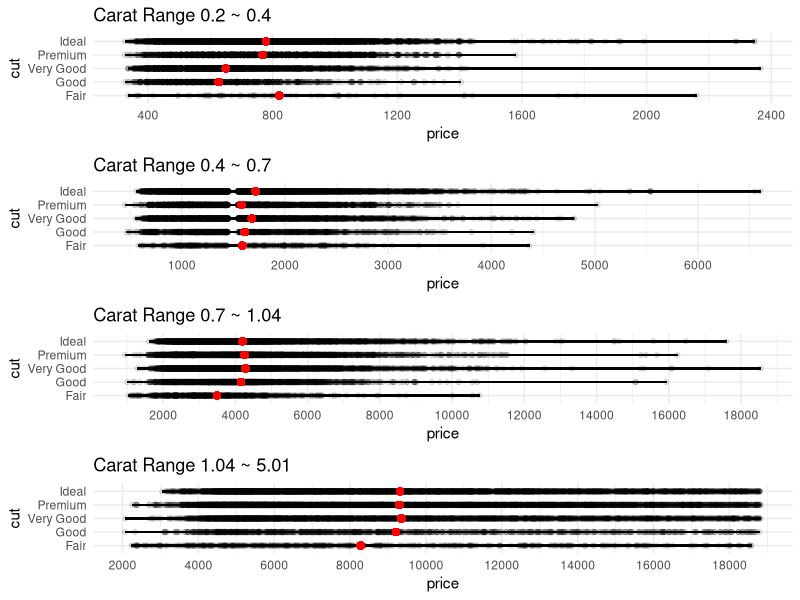

This figure's R source:
library(tidyverse)
library(gridExtra) 
data("diamonds")
diamonds$carat_range <- cut(diamonds$carat, 
    breaks = quantile(diamonds$carat), labels = c("I", "II", "III", "IV"))

I <- diamonds %>% filter(carat_range == "I") %>% group_by(cut) %>%
    mutate(mean_price = mean(price, na.rm = T), min_price = min(price), 
           max_price = max(price)) %>% ggplot(aes(price, cut)) +
     geom_segment(aes(x = min_price, xend = max_price, yend = cut), alpha = .5) +
     geom_point(alpha = .1) +
     geom_point(aes(x = mean_price), color = "red", size = 2) +
     theme_minimal() +
     ggtitle("Carat Range 0.2 ~ 0.4") +
     scale_x_continuous(breaks = c(400, 800, 1200, 1600, 2000, 2400), 
      minor_breaks = c(600, 1000, 1400, 1800, 2200))

 II <- diamonds %>% filter(carat_range == "II") %>% group_by(cut) %>%
    mutate(mean_price = mean(price, na.rm = T), min_price = min(price), 
           max_price = max(price)) %>% ggplot(aes(price, cut)) +
    geom_segment(aes(x = min_price, xend = max_price, yend = cut), alpha = .5) +
    geom_point(alpha = .1) +
    geom_point(aes(x = mean_price), color = "red", size = 2) +
    theme_minimal() +
    ggtitle("Carat Range 0.4 ~ 0.7") +
    scale_x_continuous(breaks = c(1000, 2000, 3000, 4000, 5000, 6000), 
                       minor_breaks = c(500, 1500, 2500, 3500, 4500, 
                        5500, 6500))
 
  III <- diamonds %>% filter(carat_range == "III") %>% group_by(cut) %>%
     mutate(mean_price = mean(price, na.rm = T), min_price = min(price), 
            max_price = max(price)) %>% ggplot(aes(price, cut)) +
     geom_segment(aes(x = min_price, xend = max_price, yend = cut), alpha = .5) +
     geom_point(alpha = .1) +
     geom_point(aes(x = mean_price), color = "red", size = 2) +
     theme_minimal() +
     ggtitle("Carat Range 0.7 ~ 1.04") +
     scale_x_continuous(breaks = c(2000, 4000, 6000, 8000, 10000, 12000,
                        14000, 16000, 18000), 
                        minor_breaks = c(1000, 3000, 5000, 7000, 9000, 
                        11000, 13000, 15000, 17000, 19000))
  
   IV <- diamonds %>% filter(carat_range == "IV") %>% group_by(cut) %>%
      mutate(mean_price = mean(price, na.rm = T), min_price = min(price), 
             max_price = max(price)) %>% ggplot(aes(price, cut)) +
      geom_segment(aes(x = min_price, xend = max_price, yend = cut), alpha = .5) +
      geom_point(alpha = .1) +
      geom_point(aes(x = mean_price), color = "red", size = 2) +
      theme_minimal() +
      ggtitle("Carat Range 1.04 ~ 5.01") +
      scale_x_continuous(breaks = c( 2000, 4000, 6000, 8000, 10000,
                        12000, 14000, 16000, 18000), 
                         minor_breaks = c(3000, 5000, 7000, 9000,
                        11000, 13000, 15000, 17000, 19000))
   
   plot <- grid.arrange(I, II, III, IV, ncol = 1)
 
 
